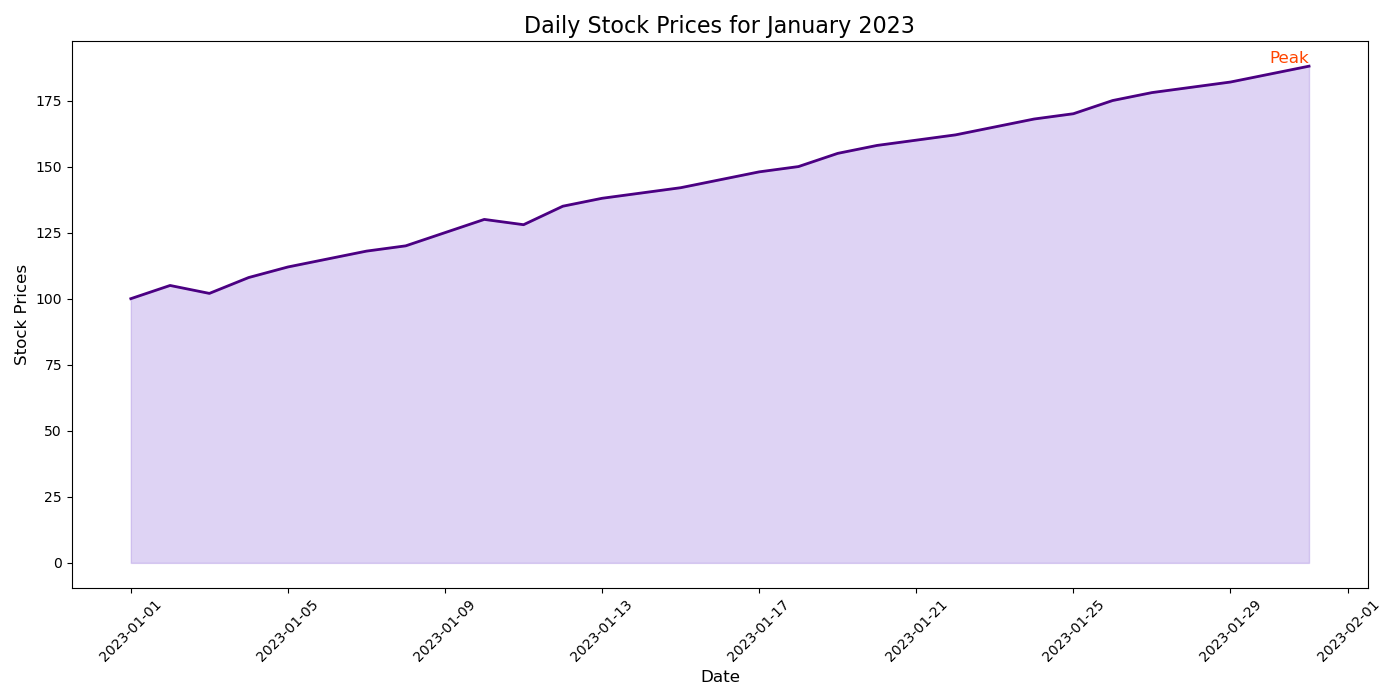

The Python source for this figure:

import pandas as pd
import seaborn as sns
import matplotlib.pyplot as plt

# Create a DataFrame from the table data
data = {
    'Date': pd.date_range(start='2023-01-01', periods=31, freq='D'),
    'StockPrices': [100, 105, 102, 108, 112, 115, 118, 120, 125, 130, 128, 135, 138, 140, 142,
                    145, 148, 150, 155, 158, 160, 162, 165, 168, 170, 175, 178, 180, 182, 185, 188]
}

df = pd.DataFrame(data)

# Set the size of the chart
plt.figure(figsize=(14, 7))

# Create an area chart
sns.lineplot(data=df, x='Date', y='StockPrices', color='#4b0082', lw=2)
plt.fill_between(data['Date'], 0, data['StockPrices'], color='#9370db', alpha=0.3)

# Add title and labels
plt.title('Daily Stock Prices for January 2023', fontsize=16)
plt.xlabel('Date', fontsize=12)
plt.ylabel('Stock Prices', fontsize=12)

# Assign text label on the chart
plt.text(x=df['Date'][30], y=df['StockPrices'][30], s="Peak", color='#ff4500', va='bottom', ha='right', fontsize=12)

# Enhance the x-axis date format
plt.xticks(rotation=45)

# Display the chart
plt.tight_layout()
plt.show()
